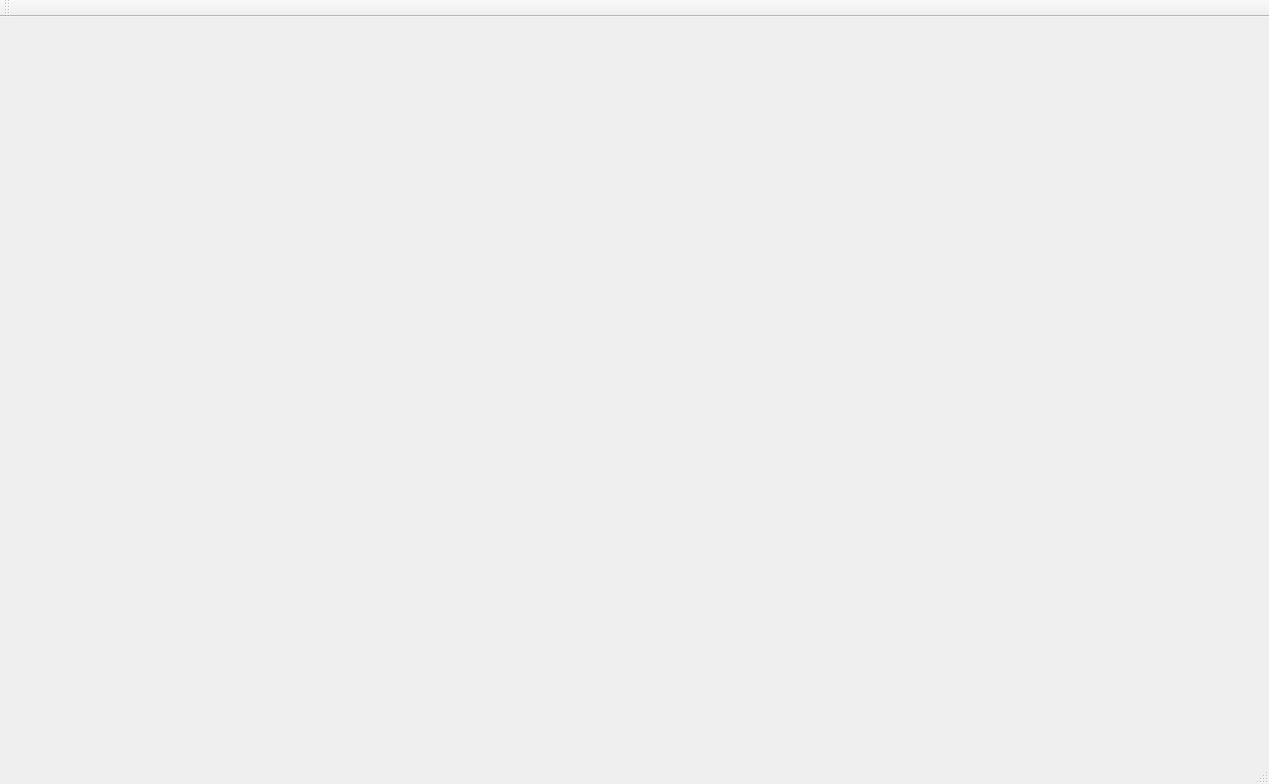
<?xml version="1.0" encoding="UTF-8"?>
<ui version="4.0">
 <class>MainWindow</class>
 <widget class="QMainWindow" name="MainWindow">
  <property name="geometry">
   <rect>
    <x>0</x>
    <y>0</y>
    <width>1269</width>
    <height>784</height>
   </rect>
  </property>
  <property name="windowTitle">
   <string>MainWindow</string>
  </property>
  <widget class="QWidget" name="centralWidget">
   <widget class="QCustomPlot" name="qcustomplot1" native="true">
    <property name="geometry">
     <rect>
      <x>60</x>
      <y>20</y>
      <width>991</width>
      <height>231</height>
     </rect>
    </property>
   </widget>
   <widget class="QCustomPlot" name="qcustomplot2" native="true">
    <property name="geometry">
     <rect>
      <x>50</x>
      <y>270</y>
      <width>981</width>
      <height>261</height>
     </rect>
    </property>
   </widget>
   <widget class="QCustomPlot" name="qcustomplot3" native="true">
    <property name="geometry">
     <rect>
      <x>60</x>
      <y>560</y>
      <width>971</width>
      <height>161</height>
     </rect>
    </property>
   </widget>
  </widget>
  <widget class="QMenuBar" name="menuBar">
   <property name="geometry">
    <rect>
     <x>0</x>
     <y>0</y>
     <width>1269</width>
     <height>22</height>
    </rect>
   </property>
  </widget>
  <widget class="QToolBar" name="mainToolBar">
   <attribute name="toolBarArea">
    <enum>TopToolBarArea</enum>
   </attribute>
   <attribute name="toolBarBreak">
    <bool>false</bool>
   </attribute>
  </widget>
  <widget class="QStatusBar" name="statusBar"/>
 </widget>
 <layoutdefault spacing="6" margin="11"/>
 <customwidgets>
  <customwidget>
   <class>QCustomPlot</class>
   <extends>QWidget</extends>
   <header location="global">qcustomplot.h</header>
   <container>1</container>
  </customwidget>
 </customwidgets>
 <resources/>
 <connections/>
</ui>
